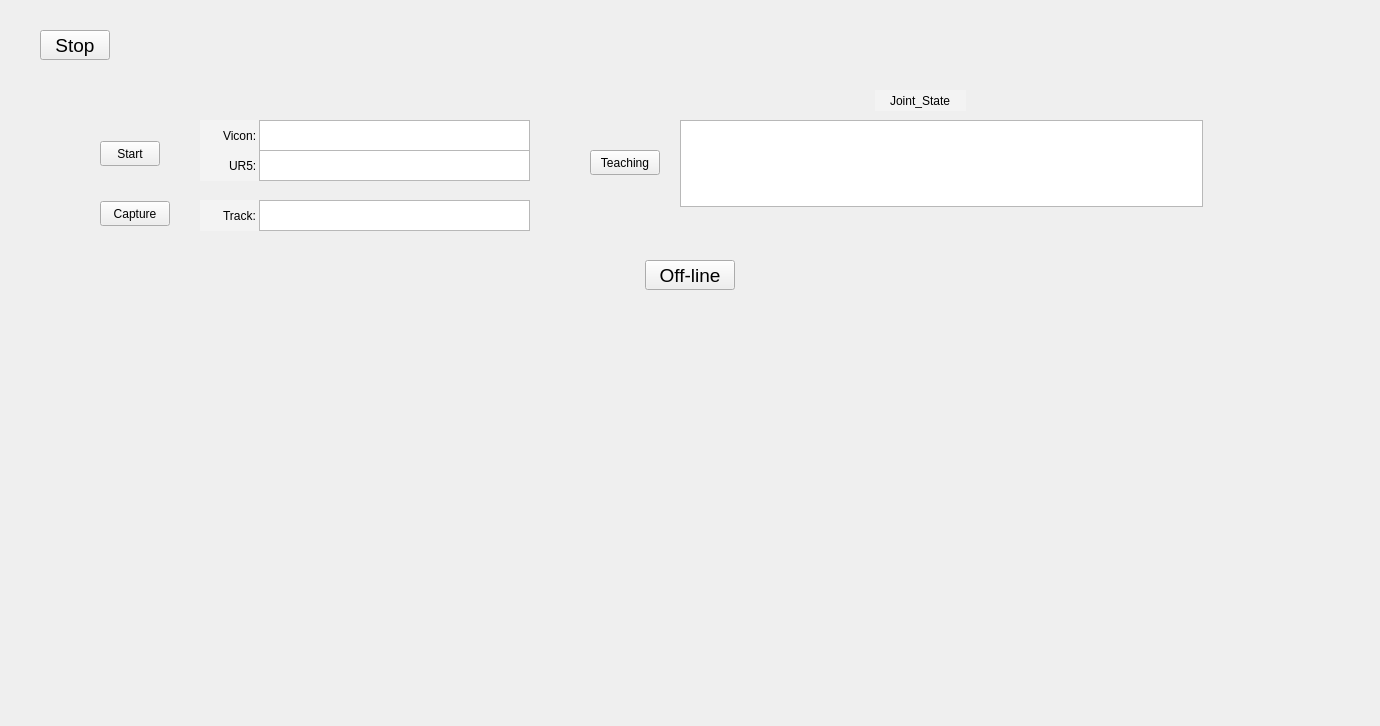
<?xml version="1.0" encoding="UTF-8"?>
<ui version="4.0">
 <class>ROS_GUI</class>
 <widget class="QMainWindow" name="ROS_GUI">
  <property name="enabled">
   <bool>true</bool>
  </property>
  <property name="geometry">
   <rect>
    <x>0</x>
    <y>0</y>
    <width>1380</width>
    <height>726</height>
   </rect>
  </property>
  <property name="windowTitle">
   <string>Ros_GUI</string>
  </property>
  <property name="windowIcon">
   <iconset resource="../resources/images.qrc">
    <normaloff>:/images/icon.png</normaloff>:/images/icon.png</iconset>
  </property>
  <property name="locale">
   <locale language="English" country="Australia"/>
  </property>
  <widget class="QWidget" name="centralwidget">
   <widget class="QWidget" name="widget_2" native="true">
    <property name="geometry">
     <rect>
      <x>0</x>
      <y>0</y>
      <width>1380</width>
      <height>300</height>
     </rect>
    </property>
    <widget class="QPushButton" name="Start">
     <property name="enabled">
      <bool>true</bool>
     </property>
     <property name="geometry">
      <rect>
       <x>100</x>
       <y>141</y>
       <width>60</width>
       <height>25</height>
      </rect>
     </property>
     <property name="sizePolicy">
      <sizepolicy hsizetype="Expanding" vsizetype="Expanding">
       <horstretch>1</horstretch>
       <verstretch>1</verstretch>
      </sizepolicy>
     </property>
     <property name="minimumSize">
      <size>
       <width>20</width>
       <height>5</height>
      </size>
     </property>
     <property name="maximumSize">
      <size>
       <width>180</width>
       <height>45</height>
      </size>
     </property>
     <property name="text">
      <string>Start</string>
     </property>
     <property name="autoDefault">
      <bool>false</bool>
     </property>
    </widget>
    <widget class="QPushButton" name="Capture">
     <property name="geometry">
      <rect>
       <x>100</x>
       <y>201</y>
       <width>70</width>
       <height>25</height>
      </rect>
     </property>
     <property name="text">
      <string>Capture</string>
     </property>
    </widget>
    <widget class="QPushButton" name="Stop">
     <property name="geometry">
      <rect>
       <x>40</x>
       <y>30</y>
       <width>70</width>
       <height>30</height>
      </rect>
     </property>
     <property name="sizePolicy">
      <sizepolicy hsizetype="Preferred" vsizetype="Preferred">
       <horstretch>0</horstretch>
       <verstretch>0</verstretch>
      </sizepolicy>
     </property>
     <property name="minimumSize">
      <size>
       <width>70</width>
       <height>30</height>
      </size>
     </property>
     <property name="maximumSize">
      <size>
       <width>210</width>
       <height>90</height>
      </size>
     </property>
     <property name="font">
      <font>
       <pointsize>14</pointsize>
      </font>
     </property>
     <property name="text">
      <string>Stop</string>
     </property>
    </widget>
    <widget class="QLineEdit" name="lineEdit_2">
     <property name="geometry">
      <rect>
       <x>200</x>
       <y>120</y>
       <width>60</width>
       <height>31</height>
      </rect>
     </property>
     <property name="styleSheet">
      <string notr="true">background-color: rgb(243, 243, 243);</string>
     </property>
     <property name="text">
      <string>Vicon:</string>
     </property>
     <property name="frame">
      <bool>false</bool>
     </property>
     <property name="alignment">
      <set>Qt::AlignRight|Qt::AlignTrailing|Qt::AlignVCenter</set>
     </property>
     <property name="readOnly">
      <bool>true</bool>
     </property>
    </widget>
    <widget class="QLineEdit" name="lineEdit_3">
     <property name="geometry">
      <rect>
       <x>200</x>
       <y>150</y>
       <width>60</width>
       <height>31</height>
      </rect>
     </property>
     <property name="styleSheet">
      <string notr="true">background-color: rgb(243, 243, 243);</string>
     </property>
     <property name="text">
      <string>UR5:</string>
     </property>
     <property name="frame">
      <bool>false</bool>
     </property>
     <property name="alignment">
      <set>Qt::AlignRight|Qt::AlignTrailing|Qt::AlignVCenter</set>
     </property>
    </widget>
    <widget class="QLineEdit" name="lineEdit_4">
     <property name="geometry">
      <rect>
       <x>200</x>
       <y>200</y>
       <width>60</width>
       <height>31</height>
      </rect>
     </property>
     <property name="styleSheet">
      <string notr="true">background-color: rgb(243, 243, 243);</string>
     </property>
     <property name="text">
      <string>Track:</string>
     </property>
     <property name="frame">
      <bool>false</bool>
     </property>
     <property name="alignment">
      <set>Qt::AlignRight|Qt::AlignTrailing|Qt::AlignVCenter</set>
     </property>
    </widget>
    <widget class="QTextEdit" name="Vicon">
     <property name="geometry">
      <rect>
       <x>259</x>
       <y>120</y>
       <width>271</width>
       <height>31</height>
      </rect>
     </property>
    </widget>
    <widget class="QTextEdit" name="UR5">
     <property name="geometry">
      <rect>
       <x>259</x>
       <y>150</y>
       <width>271</width>
       <height>31</height>
      </rect>
     </property>
    </widget>
    <widget class="QTextEdit" name="Track">
     <property name="geometry">
      <rect>
       <x>259</x>
       <y>200</y>
       <width>271</width>
       <height>31</height>
      </rect>
     </property>
    </widget>
    <widget class="QLineEdit" name="lineEdit_9">
     <property name="geometry">
      <rect>
       <x>875</x>
       <y>90</y>
       <width>91</width>
       <height>21</height>
      </rect>
     </property>
     <property name="styleSheet">
      <string notr="true">background-color: rgb(243, 243, 243);</string>
     </property>
     <property name="text">
      <string>Joint_State</string>
     </property>
     <property name="frame">
      <bool>false</bool>
     </property>
     <property name="alignment">
      <set>Qt::AlignCenter</set>
     </property>
    </widget>
    <widget class="QTableView" name="tableView">
     <property name="geometry">
      <rect>
       <x>680</x>
       <y>120</y>
       <width>523</width>
       <height>87</height>
      </rect>
     </property>
    </widget>
    <widget class="QPushButton" name="Teaching">
     <property name="geometry">
      <rect>
       <x>590</x>
       <y>150</y>
       <width>70</width>
       <height>25</height>
      </rect>
     </property>
     <property name="text">
      <string>Teaching</string>
     </property>
    </widget>
    <widget class="QPushButton" name="Offline">
     <property name="geometry">
      <rect>
       <x>645</x>
       <y>260</y>
       <width>90</width>
       <height>30</height>
      </rect>
     </property>
     <property name="font">
      <font>
       <pointsize>14</pointsize>
      </font>
     </property>
     <property name="text">
      <string>Off-line</string>
     </property>
    </widget>
   </widget>
  </widget>
  <action name="action_Quit">
   <property name="text">
    <string>&amp;Quit</string>
   </property>
   <property name="shortcut">
    <string>Ctrl+Q</string>
   </property>
   <property name="shortcutContext">
    <enum>Qt::ApplicationShortcut</enum>
   </property>
  </action>
  <action name="action_Preferences">
   <property name="text">
    <string>&amp;Preferences</string>
   </property>
  </action>
  <action name="actionAbout">
   <property name="text">
    <string>&amp;About</string>
   </property>
  </action>
  <action name="actionAbout_Qt">
   <property name="text">
    <string>About &amp;Qt</string>
   </property>
  </action>
 </widget>
 <resources>
  <include location="../resources/images.qrc"/>
 </resources>
 <connections>
  <connection>
   <sender>action_Quit</sender>
   <signal>triggered()</signal>
   <receiver>ROS_GUI</receiver>
   <slot>close()</slot>
   <hints>
    <hint type="sourcelabel">
     <x>-1</x>
     <y>-1</y>
    </hint>
    <hint type="destinationlabel">
     <x>399</x>
     <y>299</y>
    </hint>
   </hints>
  </connection>
 </connections>
</ui>
